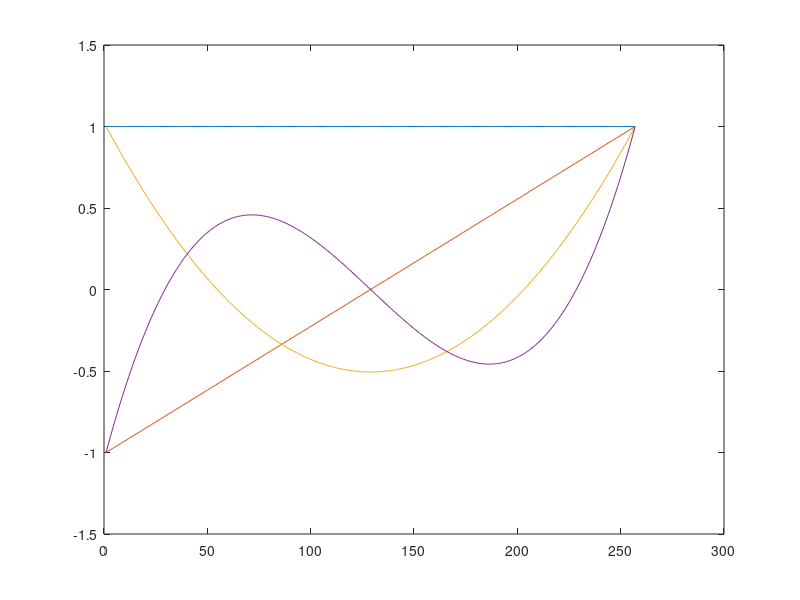
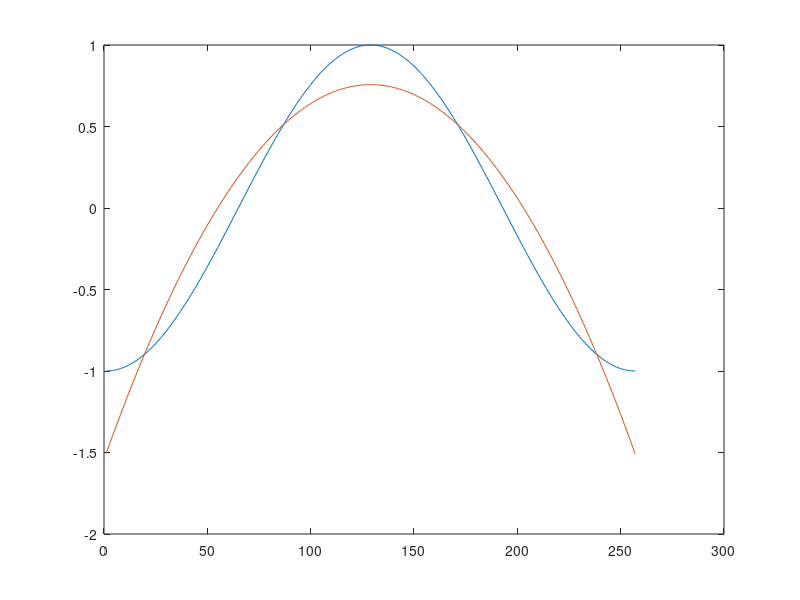
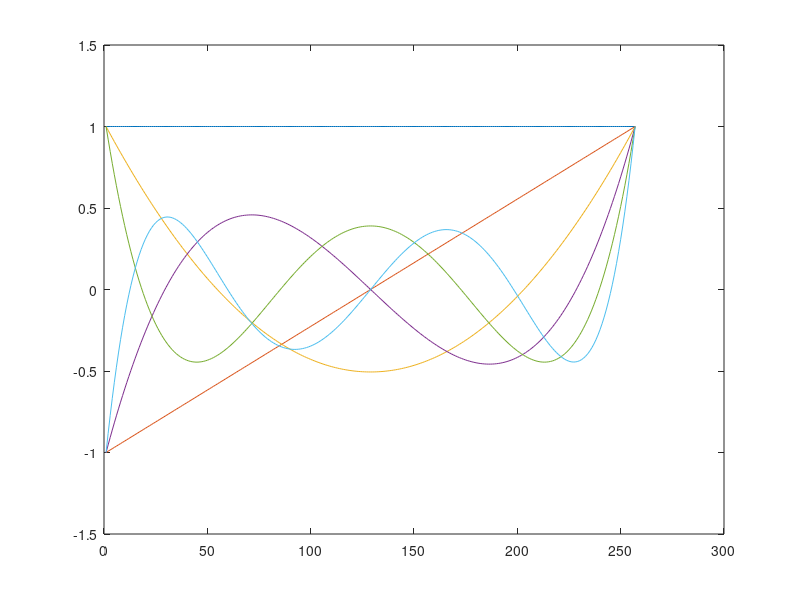
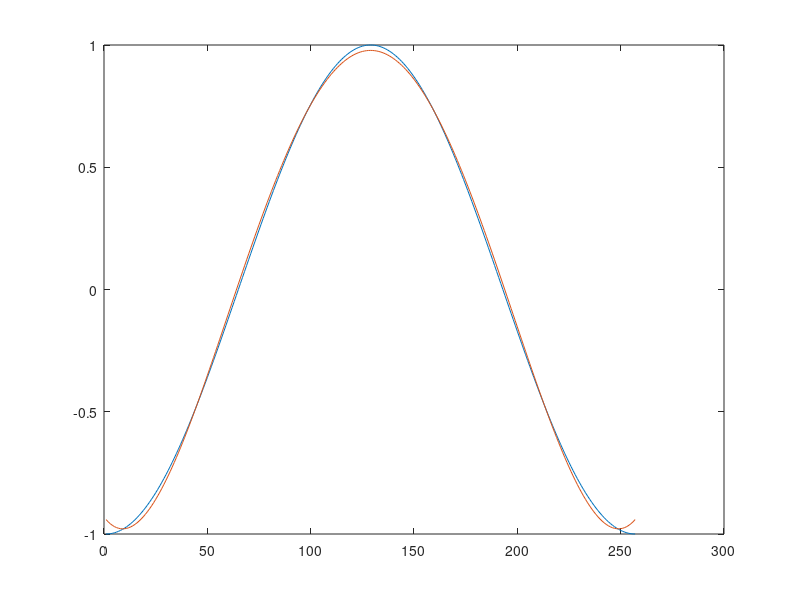

The MATLAB script that drew these images, in order:
%4 polynomials

x = (-128:128)'/128;
A = [x.^0 x.^1 x.^2 x.^3];
[Q,R] = qr(A,0);

scale = Q(257, :);
Q = Q*diag(1 ./scale);
figure()
plot(Q)

P = Q*(Q'*Q)^(-1)*Q';
y = cos(pi*x);
py = P*y; 
figure()
plot(y)
hold on
plot(py)


%6 polynomials

x = (-128:128)'/128;
A = [x.^0 x.^1 x.^2 x.^3 x.^4 x.^5];
[Q,R] = qr(A,0);

scale = Q(257, :);
Q = Q*diag(1 ./scale);
figure()
plot(Q)

P = Q*(Q'*Q)^(-1)*Q';
y = cos(pi*x);
py = P*y; 
figure()
plot(y)
hold on
plot(py)

%8 polynomials

x = (-128:128)'/128;
A = [x.^0 x.^1 x.^2 x.^3 x.^4 x.^5 x.^6 x.^7];
[Q,R] = qr(A,0);

scale = Q(257, :);
Q = Q*diag(1 ./scale);
figure()
plot(Q)

P = Q*(Q'*Q)^(-1)*Q';
y = cos(pi*x);
py = P*y; 
figure()
plot(y)
hold on
plot(py)

%heavyside
